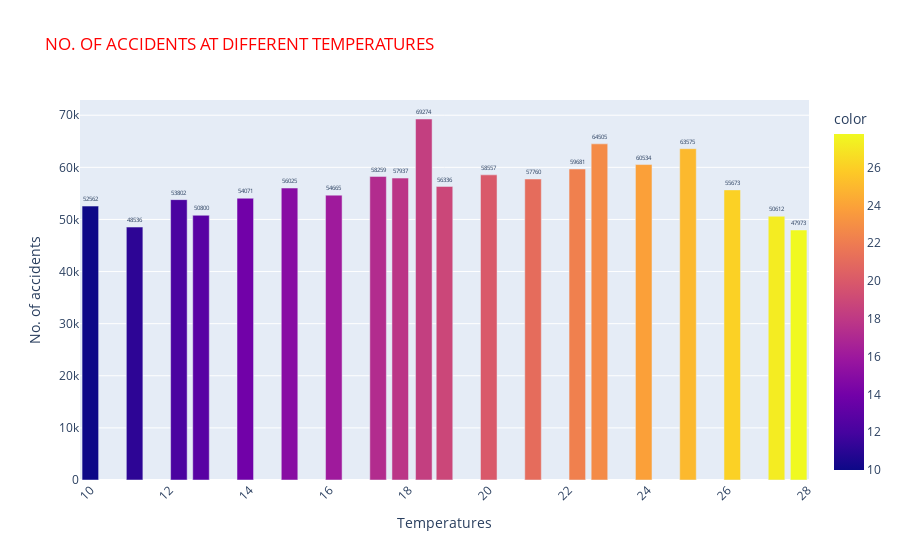

Notebook cell for this chart:
### Markdown cell above
**Checking the total accidents occured at different temperatures....At 18.37 C, most accidents occured, almost reaching 70,000**

### Code cell
temp = df.groupby(['Temperature(C)'])[["Total_accident"]].sum()
temp = temp.sort_values(by = ["Total_accident"], ascending=False)


fig = px.bar(temp.head(20), y='Total_accident', x=temp.head(20).index,text="Total_accident", color=temp.head(20).index, title="NO. OF ACCIDENTS AT DIFFERENT TEMPERATURES")
# Put bar total value above bars
fig.update_traces( textposition='outside')

# Rotate labels 45 degrees
fig.update_layout(xaxis_tickangle=-45, xaxis_title="Temperatures", yaxis_title="No. of accidents", title_font_color="red")

### Figure 1 — Plotly figure (JSON) as saved in the notebook; plotly's stock layout.template omitted (floating-point values rounded to 4 significant figures)
{"data": [{"alignmentgroup": "True", "hovertemplate": "x=%{x}<br>Total_accident=%{text}<br>color=%{marker.color}<extra></extra>", "legendgroup": "", "marker": {"color": [18.37, 22.78, 25, 23.89, 22.22, 20, 17.22, 17.78, 21.11, 18.89, 15, 26.11, 16.11, 13.89, 12.22, 10, 12.78, 27.22, 11.11, 27.78], "coloraxis": "coloraxis", "pattern": {"shape": ""}}, "name": "", "offsetgroup": "", "orientation": "v", "showlegend": false, "text": [69274, 64505, 63575, 60534, 59681, 58557, 58259, 57937, 57760, 56336, 56025, 55673, 54665, 54071, 53802, 52562, 50800, 50612, 48536, 47973], "textposition": "outside", "type": "bar", "x": [18.37, 22.78, 25, 23.89, 22.22, 20, 17.22, 17.78, 21.11, 18.89, 15, 26.11, 16.11, 13.89, 12.22, 10, 12.78, 27.22, 11.11, 27.78], "xaxis": "x", "y": [69274, 64505, 63575, 60534, 59681, 58557, 58259, 57937, 57760, 56336, 56025, 55673, 54665, 54071, 53802, 52562, 50800, 50612, 48536, 47973], "yaxis": "y"}], "layout": {"barmode": "relative", "coloraxis": {"colorbar": {"title": {"text": "color"}}, "colorscale": [[0, "#0d0887"], [0.1111, "#46039f"], [0.2222, "#7201a8"], [0.3333, "#9c179e"], [0.4444, "#bd3786"], [0.5556, "#d8576b"], [0.6667, "#ed7953"], [0.7778, "#fb9f3a"], [0.8889, "#fdca26"], [1, "#f0f921"]]}, "legend": {"tracegroupgap": 0}, "title": {"font": {"color": "red"}, "text": "NO. OF ACCIDENTS AT DIFFERENT TEMPERATURES"}, "xaxis": {"anchor": "y", "domain": [0, 1], "tickangle": -45, "title": {"text": "Temperatures"}}, "yaxis": {"anchor": "x", "domain": [0, 1], "title": {"text": "No. of accidents"}}}}
